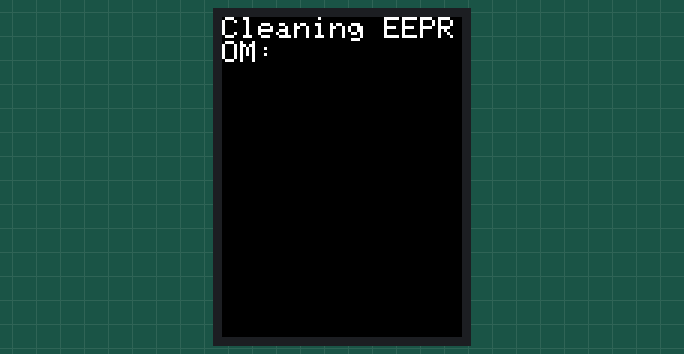
This sketch was run on a simulated Arduino Uno, built with avr-gcc and run on an emulated ATmega328P. Shown: 320×240 colour display. EEPROM starts erased. At 13.9 s the program stops and its outputs stay as they are.

Above: at 0.3 s.
At 1.51 s:
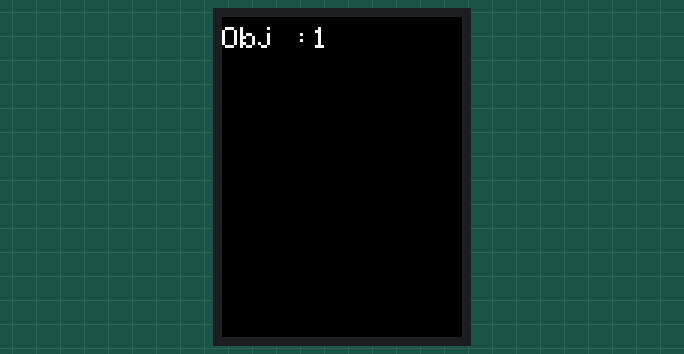
At 1.86 s:
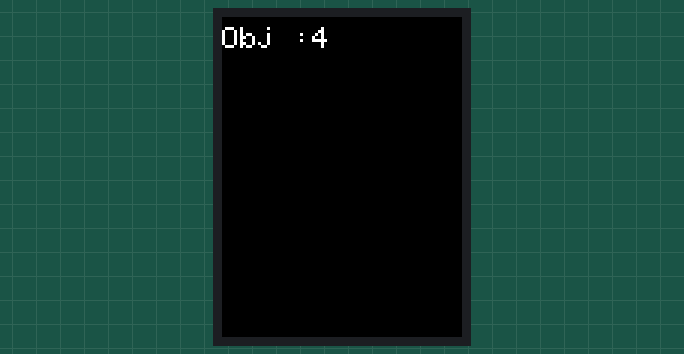
At 3.59 s:
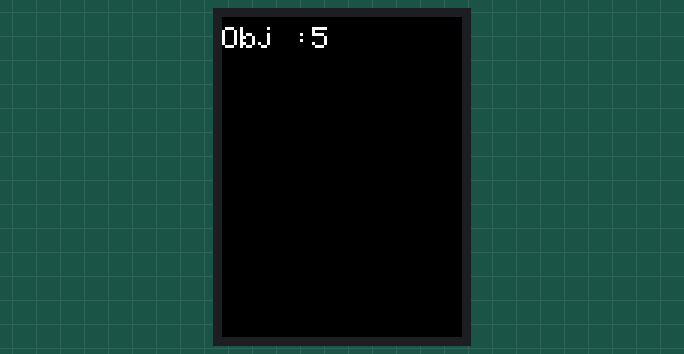
At 5.5 s:
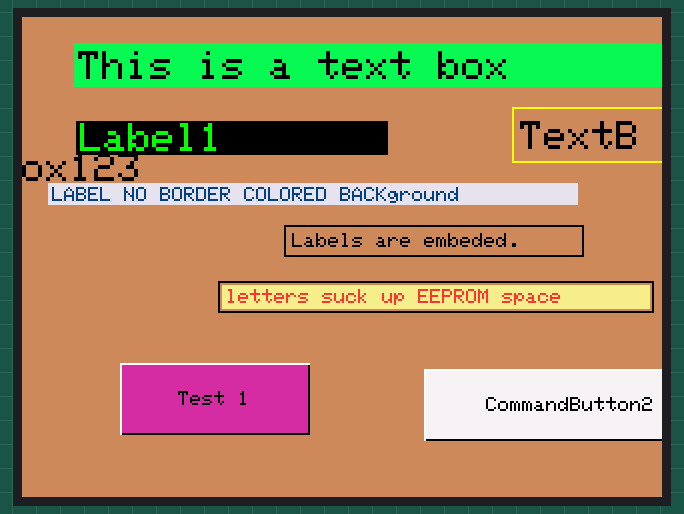
At 8.6 s:
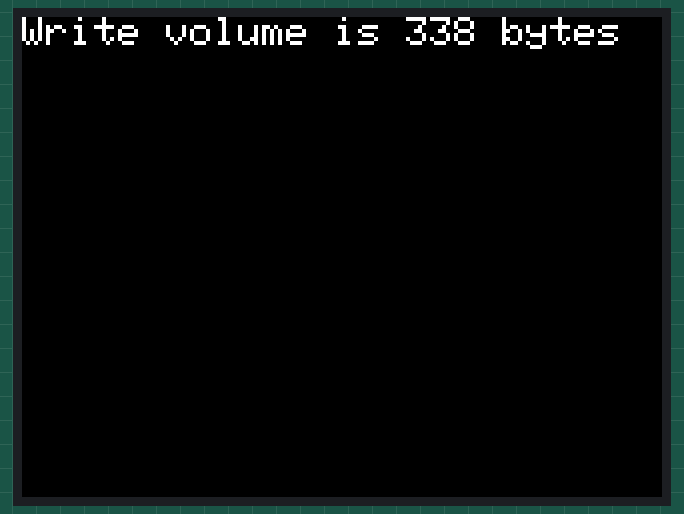

The sketch:

Burn_EEPROMexample20190317.ino
```cpp
//This file was automatically created by TFTBurnerDemo2019_mm_dd.xls
#include <EEPROM.h>
#include <Adafruit_GFX.h>    // Core graphics library
#include <MCUFRIEND_kbv.h>//this library is specific to the OpenSmart tft dispaly

MCUFRIEND_kbv tft;
//Data will be added to this point
const byte tft_Data[]{1, 1, 1, 205, 139, 90, 4, 2, 24, 0, 11, 0, 88, 1, 26, 0, 12, 248, 83, 0, 0, 0, 0, 2, 0, 0, 0, 18, 0, 84, 104,
105, 115, 32, 105, 115, 32, 97, 32, 116, 101, 120, 116, 32, 98, 111, 120, 4, 3, 245, 0, 45, 0, 141, 0, 28, 0, 205, 139, 90, 1,
255, 255, 0, 2, 0, 0, 0, 10, 0, 84, 101, 120, 116, 66, 111, 120, 49, 50, 51, 5, 4, 131, 0, 104, 0, 150, 0, 16, 0, 205,
139, 90, 1, 0, 0, 0, 1, 0, 0, 0, 21, 0, 76, 97, 98, 101, 108, 115, 32, 97, 114, 101, 32, 101, 109, 98, 101, 100, 101, 100,
46, 32, 32, 5, 5, 98, 0, 132, 0, 218, 0, 16, 0, 243, 238, 139, 1, 0, 0, 0, 1, 255, 53, 53, 28, 0, 108, 101, 116, 116,
101, 114, 115, 32, 115, 117, 99, 107, 32, 117, 112, 32, 69, 69, 80, 82, 79, 77, 32, 115, 112, 97, 99, 101, 5, 6, 11, 0, 81, 0,
13, 1, 15, 0, 228, 225, 232, 0, 0, 0, 0, 1, 0, 64, 128, 34, 0, 76, 65, 66, 69, 76, 32, 78, 79, 32, 66, 79, 82, 68,
69, 82, 32, 67, 79, 76, 79, 82, 69, 68, 32, 66, 65, 67, 75, 103, 114, 111, 117, 110, 100, 3, 7, 49, 0, 174, 0, 94, 0, 34,
0, 210, 45, 165, 1, 1, 0, 0, 0, 6, 0, 84, 101, 115, 116, 32, 49, 3, 8, 201, 0, 177, 0, 146, 0, 34, 0, 240, 240, 240,
1, 1, 0, 0, 0, 14, 0, 67, 111, 109, 109, 97, 110, 100, 66, 117, 116, 116, 111, 110, 50, 5, 9, 25, 0, 50, 0, 160, 0, 21,
0, 0, 0, 0, 0, 0, 0, 0, 2, 0, 255, 0, 6, 0, 76, 97, 98, 101, 108, 49, 0};

// Assign human-readable names to some common 16-bit color values:
#define  BLACK   0x0000
#define WHITE   0xFFFF

//int TotalRead=0;
int CurrentCount=0;
int eeAddress=0;
int tft_Data_Index=0;
uint8_t index=0;
bool BeginFlag=false;

uint16_t TS_LEFT = 868;
uint16_t TS_RT  = 169;
uint16_t TS_TOP = 942;
uint16_t TS_BOT = 110;


struct INITSCREEN //5 bytes
       {
        uint8_t type;
        uint8_t index;
        uint8_t rotation;
        uint16_t BackColor;
       };

struct BUTTON //13 bytes
      {
        uint8_t type;
        uint8_t index;
        uint16_t x;
        uint16_t y;
        uint16_t w;
        uint16_t h;
        uint16_t BackColor;
        bool fill;

      };
struct TEXTOJECT //10 bytes
      {
        uint8_t type;
        uint8_t index;
        uint16_t x;
        uint16_t y;
        uint8_t fontSize;
        uint16_t txtcolor;
        uint8_t StrngLen;

      };
struct TEXTBOX //18 bytes
      {
        uint8_t type;//1 byte
        uint8_t index;//1 byte
        uint16_t x;//2 byte
        uint16_t y;//2 byte
        uint16_t w;//2 byte
        uint16_t h;//2 byte
        uint16_t BackColor;//2 byte
        uint8_t BorderStyle;//1 byte
        uint16_t BorderColor;//2 byte
      };
//declare structure objects
static BUTTON butt={};
static TEXTOJECT txtObj={};
static INITSCREEN Screen={};
static TEXTBOX txtBox={};
//**********************************************************************************************

void setup()
 {
//  Wire.begin(NodeAddressSlave);
  Serial.begin(9600);
  tft.reset();

  uint16_t identifier = tft.readID();
 uint16_t tmploop=0;
  tft.begin(identifier);
  tft.fillScreen(BLACK);
 tft.setTextColor(WHITE);
 tft.setTextSize(3);
 tft.println("Cleaning EEPROM:");
 delay(1000);
 for(tmploop=0;tmploop<1024;tmploop++)
 {
 EEPROM.update(tmploop,255);// write 255 to eeprom to set it back to default
   tft.print(".");
//Serial.println(EEPROM.read(tmploop));
 }
//for(;;){}

 }

void loop()
{
  tft.fillScreen(BLACK);
           delay(100);
          uint8_t objType=getBytes(1);
          tft.setCursor(0,10);
         tft.print("Obj :");tft.print(objType);
          delay(100);
          switch (objType) {
              case 1://InitialScreen
                    {

                      Screen.type=objType;
                      Screen.index=getBytes(1);
                      Screen.rotation=getBytes(1);
                      Screen.BackColor=RGB565();

                      EEPROM.put(eeAddress,Screen);

                      eeAddress=eeAddress+5;

                    break;
                    }


              case 2: //text object
                    {

                      txtObj.type=objType;//1 byte
                      txtObj.index=getBytes(1);//1 byte

                      txtObj.x=getBytes(2);//2 byte
                      txtObj.y=getBytes(2);//2 byte
                      txtObj.fontSize=getBytes(1);//1 byte
                      txtObj.txtcolor=RGB565();//2 byte
                      txtObj.StrngLen=getBytes(1);//1 byte

                      EEPROM.put(eeAddress, txtObj);
                      eeAddress=eeAddress+10;
                      //TotalWrite=TotalWrite+10;
                      byte discardByte=getBytes(1);//datafile stores text length as 2 bytes. we just need 1
                     ProcessText();

                      break;
                     }

              case 3:    //Button
                    {

                      butt.type=objType;//1 byte
                      butt.index=getBytes(1);//1 byte
                      butt.x=getBytes(2);//2 bytes
                      butt.y=getBytes(2);//2 bytes
                      butt.w=getBytes(2); //2 bytes
                      butt.h=getBytes(2);//2 bytes
                      butt.BackColor=RGB565();//2 bytes
                      butt.fill=getBytes(1);//1 byte

                    EEPROM.put(eeAddress,butt);
                      eeAddress=eeAddress+13;


          //*******************************************************************************************

                      txtObj.type=2;//1 byte
                      txtObj.index=butt.index; //the button and text will share the same index //1 byte
                      txtObj.fontSize=getBytes(1);//1 byte
                      txtObj.txtcolor=RGB565();//2 byte
                      txtObj.StrngLen=getBytes(1);//1 byte
                      byte discardByte=getBytes(1);
                      uint16_t CenterX=butt.x;
                      uint16_t CenterY=butt.y;

                      //center text inside box
                      CenterCalc(CenterX,CenterY,butt.w,butt.h, txtObj.StrngLen,txtObj.fontSize);
                      txtObj.x=CenterX;//multi byte read function //2 byte
                      txtObj.y=CenterY;//2 byte

                     //write text portion of buttorn
                     EEPROM.put(eeAddress, txtObj);
                      eeAddress=eeAddress+10;
                      //TotalWrite=TotalWrite+10;
                     ProcessText();

                     break;
                    }
                case 4:case 5://text box
                    {
                      txtBox.type=objType;//1 byte
                      txtBox.index=getBytes(1);//1 byte
                      txtBox.x=getBytes(2);//2 bytes
                      txtBox.y=getBytes(2);//2 bytes
                      txtBox.w=getBytes(2); //2 bytes
                      txtBox.h=getBytes(2);//2 bytes

                      txtBox.BackColor=RGB565();//2 bytes
                      txtBox.BorderStyle=getBytes(1);//1 byte

                      txtBox.BorderColor=RGB565();//2 bytes
                      EEPROM.put(eeAddress,txtBox);
                      eeAddress=eeAddress+15;
                       //*******************************************************************************************

                      txtObj.type=2;//1 byte
                      txtObj.index=txtBox.index; //the button and text will share the same index //1 byte
                      txtObj.fontSize=getBytes(1);//1 byte
                      txtObj.txtcolor=RGB565();//2 byte
                      txtObj.StrngLen=getBytes(1);//1 byte
                      byte discardByte=getBytes(1);//unwanted byte automatically from the binary file

                       uint16_t CenterX=txtBox.x;
                      uint16_t CenterY=txtBox.y;

                      //center text inside box
                      CenterCalc(CenterX,CenterY,txtBox.w,txtBox.h, txtObj.StrngLen,txtObj.fontSize);

                      txtObj.x=txtBox.x+4;
                      txtObj.y=CenterY;

                      //write text portion of textbox or label
                       EEPROM.put(eeAddress, txtObj);
                      eeAddress=eeAddress+10;
                      ProcessText();

                      break;

                    }
            }

}
//**************************************************************************************************************************************************************
uint16_t getBytes(uint8_t bytesExpected)
{
 uint16_t  lngValue;
 uint16_t nodePayload[2];

 for (uint8_t readloop=0; readloop<=bytesExpected-1; readloop++)
     {
       nodePayload[readloop] = tft_Data[tft_Data_Index];

       tft_Data_Index++;
       if (tft_Data_Index==sizeof(tft_Data))
       {
        DrawScreen();
        delay (3000);

        tft.fillScreen(BLACK);
        tft.setTextColor(WHITE);
        tft.setTextSize(2);
        tft.setCursor(0,0);
        tft.print("Write volume is ");
        tft.print(eeAddress);
        tft.println(" bytes");
        if (eeAddress>1023)
          {
           tft.fillScreen(BLACK);
           tft.setCursor(0,10);
           tft.print("file size");
           tft.setCursor(0,20);
           tft.print(eeAddress);
           tft.setCursor(0,30);
           tft.print("Too Big");
          };
        delay (5000);
        DrawScreen();
        for(;;){}
       }
     }

     lngValue= (uint16_t) (nodePayload[1] << 8) | nodePayload[0];  //rebuild long value

 return lngValue;

}
//*************************************************************************************************************************************************************

///Thanks to the creator of this site for the algorithm to convert RGB888 to RGB565
//http://www.barth-dev.de/online/rgb565-color-picker/

uint16_t RGB565()
{

  uint8_t RED=getBytes(1);
  uint8_t GREEN=getBytes(1);
  uint8_t BLUE=getBytes(1);
 uint16_t RGB = (((RED & 0xf8)<<8) + ((GREEN & 0xfc)<<3)+(BLUE>>3));
  return RGB;

}


//*****************************************************************************************
void CenterCalc(uint16_t &txtX,uint16_t &txtY,uint16_t w,uint16_t h, uint8_t stringlength,uint8_t fontSize)
 {
   //uint16_t pData[2];
   uint8_t FontW;
   uint8_t FontH;
   uint8_t FontSpace;

    switch (fontSize)
        {
          case 1:
            FontW=5;
            FontH=7;
            FontSpace=1;
            break;
          case 2:
            FontW=10;
            FontH=14;
            FontSpace=1;
            break;
          case 3:
            FontW=15;//15
            FontH=21;
            FontSpace=3;
            break;
          case 4:
            FontW=20;
            FontH=28;
            FontSpace=4;
            break;
          case 5:
            FontW=25;
            FontH=35;
            FontSpace=5;
            break;
        }


uint8_t tmplen=stringlength-1;
  uint8_t TextWidth=(FontW*stringlength)+(FontSpace*tmplen);


  uint16_t PosX=(w-TextWidth)/2;//screen 400 pixels wide
 if (TextWidth>w)PosX=0;

  txtX = txtX+PosX;
  uint8_t PosY=(h-FontH)/2;
  txtY = txtY+PosY;

 }
void ProcessText()
{
  byte testDat=0;

            for(testDat=0;testDat<txtObj.StrngLen;testDat++)//

            {
             char Data =getBytes(1);//str[iteration]

          EEPROM.put(eeAddress,Data );
            eeAddress++;

            }


}
void DrawScreen()
  {
    uint8_t Data;
    uint16_t indx=0;
    uint16_t tmp;
    uint8_t ObjTest=0;
    uint8_t buttCount=0;
    uint8_t TextBoxCount=0;

    while(ObjTest==0)
        {
         Data=EEPROM.read(indx);
         //Serial.println(Data);
         switch (Data)
          {
            case 1://screen properties
              {
               EEPROM.get(index,Screen);
               //Screen.rotation=1;
               tft.setRotation(Screen.rotation);
                switch (Screen.rotation)//adjust touch screen orientation
                {      // adjust for different aspects
                    case 0:   break;        //no change,  calibrated for PORTRAIT
                    case 1:   tmp = TS_LEFT, TS_LEFT = TS_BOT, TS_BOT = TS_RT, TS_RT = TS_TOP, TS_TOP = tmp;  break;
                    //case 2:   SWAP(TS_LEFT, TS_RT);  SWAP(TS_TOP, TS_BOT); break;
                   // case 3:   tmp = TS_LEFT, TS_LEFT = TS_TOP, TS_TOP = TS_RT, TS_RT = TS_BOT, TS_BOT = tmp;  break;
                }

             tft.fillScreen(Screen.BackColor);//get the colour
            delay(250);
               if(EEPROM.read(indx+6)!=Screen.index+1)
               {
                ObjTest=1;// if the indexes are not sequential then end.
               }

               indx=indx+5;

               break;
              }
            case 2://text object
              {

              EEPROM.get(indx,txtObj);
              tft.setCursor(txtObj.x,txtObj.y);
              tft.setTextColor(txtObj.txtcolor);
              tft.setTextSize(txtObj.fontSize);
              indx=indx+10;

                for (byte counter=0; counter<txtObj.StrngLen; counter++)
                  {
                     char Character=EEPROM.read(indx+counter);
                    tft.print(Character);
                  }

               if(EEPROM.read(indx+txtObj.StrngLen+1)!=txtObj.index+1)
               {
                ObjTest=1;// if the indexes are not sequential then end.

               }
               indx=indx+txtObj.StrngLen;
               break;
              }
         case 3://button.. text portion is sent via the text routine
              {
                //ButtonPos[buttCount]=indx;
                //buttCount++;
               EEPROM.get(indx,butt);


                    tft.fillRect(butt.x,butt.y,butt.w,butt.h,butt.BackColor);//draw box first
                   //draw 3d lines
                    animateButton(false);

                //Test to end not required here as Text object must follow.

               indx=indx+13;

               break;
              }


        case 4:case 5:// Text Box and label
              {
               //Serial.println("Text box selected");
                EEPROM.get(indx,txtBox);
               // textBoxPos[TextBoxCount]=indx+1;
               // TextBoxCount++;
               //Serial.println("border style");
                //Serial.println(txtBox.BorderStyle);
                if(txtBox.BorderStyle==1)//1= border 0= no border
                {

                  tft.drawRect(txtBox.x,txtBox.y,txtBox.w,txtBox.h,txtBox.BorderColor);//draw box first
                }

                tft.fillRect(txtBox.x+2,txtBox.y+2,txtBox.w-4,txtBox.h-4,txtBox.BackColor);

                indx=indx+15;//text to automatically follow
               break;
              }
          default:        {break;}
        }

        }
}
//***************************************************************************************************
void animateButton(bool Down)
{
  uint16_t SideOne;
  uint16_t SideTwo;
  if (Down==false)
  {
    SideOne=BLACK;
    SideTwo=WHITE;
  }
  else
  {
    SideOne=WHITE;
    SideTwo=BLACK;
  }
  tft.drawLine(butt.x,butt.y+butt.h,butt.x+butt.w, butt.y+butt.h, SideOne);//create shadow
  tft.drawLine(butt.x+butt.w,butt.y, butt.x+butt.w, butt.y+butt.h, SideOne);

  tft.drawLine(butt.x,butt.y, butt.x, butt.y+butt.h,SideTwo);
  tft.drawLine(butt.x,butt.y-1, butt.x+butt.w, butt.y-1, SideTwo);
}
```

Measured:
- what the display in image 4 shows lasts 3.0 s, from 5.4 s to 8.4 s
- what the display in image 5 shows lasts 5.0 s, from 8.5 s to 13.5 s
